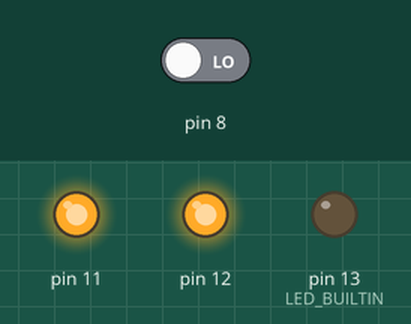
Recording of a program running on a simulated Arduino Uno, built with avr-gcc and run on an emulated ATmega328P. On the bench: output pins drawn as LEDs (lit = HIGH). Dashed ring = blinking. The test bench sets the inputs (shaded band); at power-on: pin 8 LOW. The modem accepts every AT command (registered, SIM ready, sends succeed) and sends nothing else; what the program prints to the serial monitor is not drawn.

Above: at 2.3 s.
At 4.79 s:
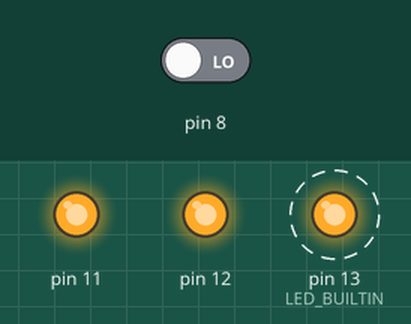
Timing chart, 0 to 5.1 s (numbered marks = the images above):
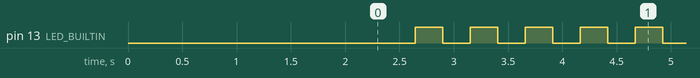

The program:

main.cpp
```cpp
#include <project.h>
#include "Arduino.h"

#include "BLTest.h"

Project* proj;
int heartBeatCount = 0;
int heartBeat = HIGH;

void setup() {
  // Choose project here
  proj = new BLTest();

  // Basic setup
  Serial.begin(9600);
  pinMode(LED_BUILTIN, OUTPUT);

  // Project setup
  proj->setup();
}

void loop() {
  // Keep consistent loop timing
  delay(1);

  // Project loop
  proj->loop();

  // Heartbeat
  heartBeatCount++;
  if (heartBeatCount > 250) {
    heartBeat = !heartBeat;
    heartBeatCount = 0;
    digitalWrite(LED_BUILTIN, heartBeat);
  }
}
```

BLTest.h
```cpp
#include <project.h>

#include <bluetooth.h>

#pragma once

// Pin defs
#define MOD_LINE 12
#define CTS_LINE 6
#define TXO_LINE 5
#define RXI_LINE 3
#define RTS_LINE 8

class BLTest: public Project {
  public:
    // Required functions
    BLTest();
    void setup();
    void loop();

    BlueTooth BL = BlueTooth(MOD_LINE, CTS_LINE, TXO_LINE, RXI_LINE, RTS_LINE);
};

BLTest::BLTest() {
  Serial.println("Construct");
}

void BLTest::setup() {
  Serial.println("Starting");
  BL.run();
}

void BLTest::loop() {
}
```

Measured:
- by itself, pin 13 (LED_BUILTIN): alternates HIGH for 0.25 s and LOW for 0.25 s
